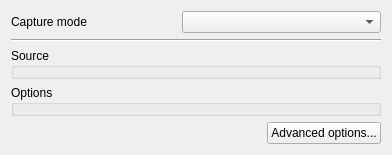
<?xml version="1.0" encoding="UTF-8"?>
<ui version="4.0">
 <author>Jean-Baptiste Kempf</author>
 <class>OpenCapture</class>
 <widget class="QWidget" name="OpenCapture">
  <property name="geometry">
   <rect>
    <x>0</x>
    <y>0</y>
    <width>392</width>
    <height>134</height>
   </rect>
  </property>
  <layout class="QGridLayout">
   <item row="0" column="0">
    <widget class="QLabel" name="label">
     <property name="text">
      <string>Capture mode</string>
     </property>
     <property name="buddy">
      <cstring>deviceCombo</cstring>
     </property>
    </widget>
   </item>
   <item row="0" column="2" colspan="2">
    <widget class="QComboBox" name="deviceCombo">
     <property name="sizePolicy">
      <sizepolicy hsizetype="MinimumExpanding" vsizetype="Fixed">
       <horstretch>0</horstretch>
       <verstretch>0</verstretch>
      </sizepolicy>
     </property>
     <property name="toolTip">
      <string>Select the capture device type</string>
     </property>
    </widget>
   </item>
   <item row="1" column="0" colspan="4">
    <widget class="Line" name="line">
     <property name="orientation">
      <enum>Qt::Horizontal</enum>
     </property>
    </widget>
   </item>
   <item row="2" column="0" colspan="4">
    <widget class="QGroupBox" name="cardBox">
     <property name="title">
      <string>Source</string>
     </property>
    </widget>
   </item>
   <item row="3" column="0" colspan="4">
    <widget class="QGroupBox" name="optionsBox">
     <property name="title">
      <string>Options</string>
     </property>
    </widget>
   </item>
   <item row="5" column="0" colspan="4">
    <spacer>
     <property name="orientation">
      <enum>Qt::Vertical</enum>
     </property>
     <property name="sizeType">
      <enum>QSizePolicy::MinimumExpanding</enum>
     </property>
     <property name="sizeHint" stdset="0">
      <size>
       <width>20</width>
       <height>0</height>
      </size>
     </property>
    </spacer>
   </item>
   <item row="4" column="3">
    <widget class="QPushButton" name="advancedButton">
     <property name="toolTip">
      <string>Set more options for this capture mode.</string>
     </property>
     <property name="text">
      <string>Advanced options...</string>
     </property>
    </widget>
   </item>
  </layout>
 </widget>
 <resources />
 <connections />
</ui>
